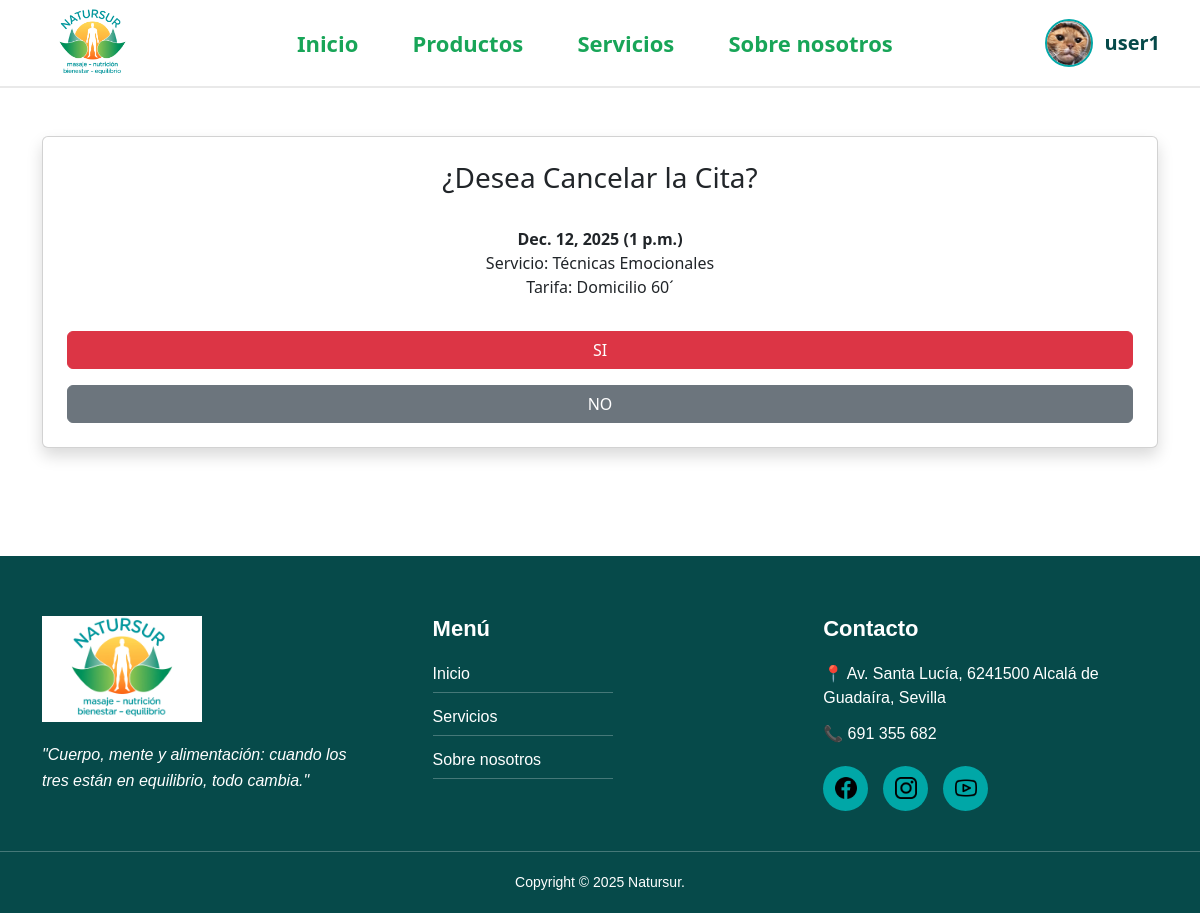
Page /citas/1/cancelar/ (signed in) on the committed database.
### main/models.py (models this page shows, shortened)
class User(models.Model):
    django_user = models.OneToOneField(DjangoUser, on_delete=models.CASCADE, related_name="profile")
    first_name = models.CharField(max_length=30)
    last_name = models.CharField(max_length=30)
    direccion = models.CharField(max_length=255)
    postal_code = models.CharField(max_length=20)
    age = models.PositiveIntegerField()
    telephone_number = models.CharField(max_length=20)
    image = models.ImageField(upload_to='users/', blank=True, null=True)

class Cita(models.Model):
    user = models.ForeignKey(User, on_delete=models.CASCADE, related_name="citas")
    service = models.ForeignKey(Service, on_delete=models.CASCADE)
    tarifa = models.ForeignKey(Tarifa, on_delete=models.CASCADE)
    date = models.DateField()
    time = models.TimeField()
    estado = models.CharField(
        max_length=20,
        choices=[
            ("activa", "Activa"),
            ("cancelada", "Cancelada"),
            ("modificada", "Modificada"),
        ],
        default="activa"
    )

class Service(models.Model):
    title = models.CharField(max_length=255)
    subtitle = models.CharField(max_length=255)
    description = models.TextField()
    image = models.ImageField(upload_to='services/')
    imagen_der = models.BooleanField(default=True)

class Tarifa(models.Model):
    service = models.ForeignKey(Service, on_delete=models.CASCADE, related_name="tarifas")
    title = models.CharField(max_length=255)
    price = models.DecimalField(max_digits=10, decimal_places=2)
    description = models.TextField(blank=True)

### main/views.py (the view)
# urls.py: path("citas/<int:cita_id>/cancelar/", views.cancelar_cita, name="cancelar_cita"),
@login_required
def cancelar_cita(request, cita_id):
    cita = get_object_or_404(Cita, id=cita_id, user=request.user.profile)
    if request.method == "POST":
        cita.estado = "cancelada"
        cita.save()
        return redirect("citas_list")
    return render(request, "citas/cancelar.html", {"cita": cita})

### main/templates/citas/cancelar.html (shortened to what this page needs)
{% extends "base.html" %}
{% block content %}
<section class="container py-5">
    <div class="card p-4 shadow text-center">
        <h3>¿Desea Cancelar la Cita?</h3>
        <p class="mt-4">
            <strong>{{ cita.date }} ({{ cita.time }})</strong><br>
            Servicio: {{ cita.service.title }}<br>
            Tarifa: {{ cita.tarifa.title }}
        </p>
        <form method="POST">
            <button class="btn btn-danger w-100 mt-3">SI</button>
        </form>
        <a href="/citas/" class="btn btn-secondary w-100 mt-3">NO</a>
    </div>
</section>
{% endblock %}

### main/templates/base.html (shortened to what this page needs)
<!DOCTYPE html>
<html lang="es">
<head>
    {% load static %}
    <link rel="stylesheet" href="https://cdnjs.cloudflare.com/ajax/libs/bootstrap/5.3.2/css/bootstrap.min.css">
</head>
<body>
{% load static %}
<header class="main-header">
    <div class="header-left">
        <img src="{% static 'natursur_icon.png' %}" class="logo-small">
    </div>
    <nav class="header-center">
        <a href="/">Inicio</a>
        <a href="/productos/">Productos</a>
        <a href="/servicios/">Servicios</a>
        <a href="/sobre-nosotros/">Sobre nosotros</a>
    </nav>
    <div class="header-right">
        {% if request.user.is_authenticated %}
        <div class="user-dropdown">
            <div class="user-info">
                {% if request.user.profile.image %}
                    <img src="{{ request.user.profile.image.url }}" class="user-avatar">
                {% else %}
                    <img src="{% static 'default_user.png' %}" class="user-avatar">
                {% endif %}
                <span class="user-name">{{ request.user.username }}</span>
            </div>
        </div>
        {% else %}
            <a href="/login/" class="btn-login-pro">Acceder</a>
            <a href="/register/" class="signup-link">Crear cuenta</a>
        {% endif %}
    </div>
</header>
{% block content %}
{% endblock %}
<footer class="main-footer">
    <div class="footer-content container">
        <div class="footer-col">
            <img src="{% static 'natursur_icon.png' %}" class="footer-logo">
            <p class="footer-quote">
                "Cuerpo, mente y alimentación: cuando los tres están en equilibrio, todo cambia."
            </p>
        </div>
        <div class="footer-col">
            <h3 class="footer-title">Menú</h3>
            <ul class="footer-menu">
                <li><a href="/">Inicio</a></li>
                <li><a href="/servicios/">Servicios</a></li>
                <li><a href="/sobre-nosotros/">Sobre nosotros</a></li>
            </ul>
        </div>
        <div class="footer-col">
            <h3 class="footer-title">Contacto</h3>
            <p class="footer-info">📍 Av. Santa Lucía, 6241500 Alcalá de Guadaíra, Sevilla</p>
            <p class="footer-info">📞 691 355 682</p>
            <div class="footer-socials">
                <a href="https://www.facebook.com/natursur" target="_blank">
                    <div class="social-icon">
                        <img src="{% static 'icons/facebook.png' %}">
                    </div>
                </a>
                <a href="https://www.instagram.com/yosoyescalona/?hl=es" target="_blank">
                    <div class="social-icon">
                        <img src="{% static 'icons/instagram.png' %}">
                    </div>
                </a>
                <a href="https://www.youtube.com/@natursur" target="_blank">
                    <div class="social-icon">
                        <img src="{% static 'icons/youtube.png' %}">
                    </div>
                </a>
            </div>
        </div>
    </div>
    <div class="footer-bottom">
        Copyright © 2025 Natursur.
    </div>
</footer>
</body>
</html>

### main/templates/base.html (style rules this page uses)
.main-header { display: flex; justify-content: space-between; align-items: center; padding: 8px 40px; border-bottom: 2px solid #e9e9e9; background: white; }
.logo-small { height: 70px; width: auto; }
.header-center a { margin: 0 25px; font-size: 22px; font-weight: 600; color: #18A558; text-decoration: none; }
.header-right { display: flex; align-items: center; gap: 14px; }
.user-info { display: flex; align-items: center; gap: 12px; cursor: pointer; }
.user-avatar { width: 48px; height: 48px; border-radius: 50%; object-fit: cover; border: 2px solid #02A8A8; }
.user-name { font-size: 20px; color: #064A4A; font-weight: 600; }
.user-dropdown { position: relative; display: inline-block; }
.main-footer { background: #064A4A; color: white; padding: 60px 0 20px; margin-top: 60px; font-family: Arial, sans-serif; }
.footer-content { display: flex; justify-content: space-between; flex-wrap: wrap; gap: 30px; }
.footer-col { width: 30%; min-width: 250px; }
.footer-logo { width: 160px; margin-bottom: 20px; }
.footer-quote { font-style: italic; font-size: 16px; line-height: 1.6; }
.footer-title { font-size: 22px; margin-bottom: 20px; font-weight: bold; }
.footer-menu { list-style: none; padding: 0; }
.footer-menu li { margin-bottom: 12px; border-bottom: 1px solid rgba(255,255,255,0.25); padding-bottom: 6px; width: 180px; }
.footer-menu a { color: white; text-decoration: none; font-size: 16px; }
.footer-info { margin-bottom: 12px; font-size: 16px; }
.footer-socials { display: flex; gap: 15px; margin-top: 20px; }
.social-icon { width: 45px; height: 45px; border-radius: 50%; background: #00A7A7; display: flex; justify-content: center; align-items: center; }
.social-icon img { width: 22px !important; height: 22px !important; object-fit: contain; }
.footer-bottom { margin-top: 40px; text-align: center; padding-top: 20px; font-size: 14px; border-top: 1px solid rgba(255,255,255,0.25); }

### rows in the picture
Cita: date "Dec. 12, 2025", time "1 p.m.", service "Técnicas Emocionales", tarifa "Domicilio 60´"

### other values in the picture
{{ request.user.username }} "user1"
